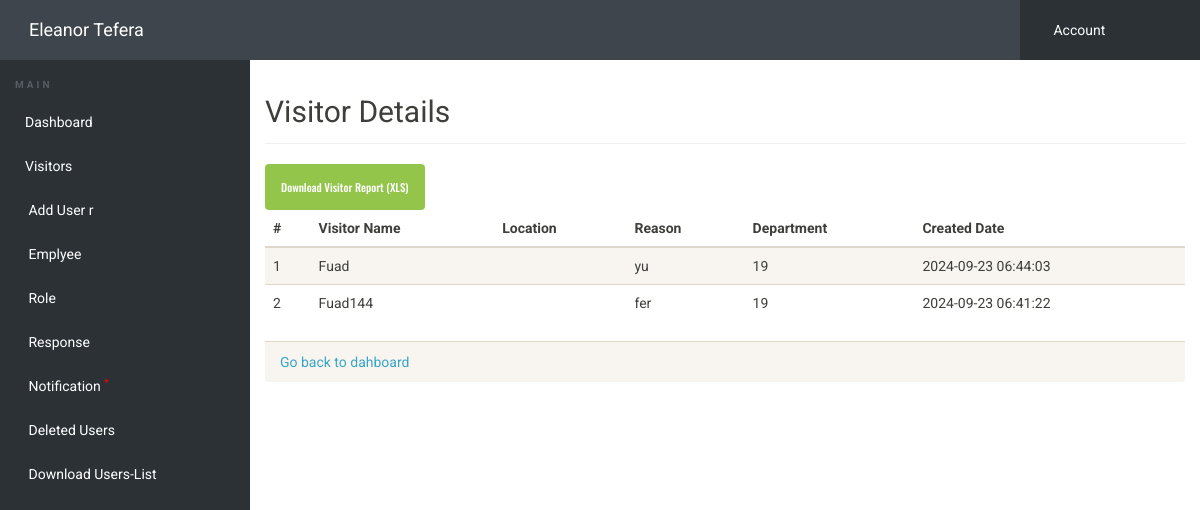
The page /admin/visitordetails.php (signed in) on the database its author committed.
### tables this page shows
CREATE TABLE `visitors` (
  `id` int(11) NOT NULL,
  `visitor_name` varchar(255) NOT NULL,
  `gender` enum('Male','Female','Other') NOT NULL,
  `phone_no` varchar(15) NOT NULL,
  `address` text NOT NULL,
  `department` int(11) NOT NULL,
  `reason` text NOT NULL,
  `file` varchar(255) DEFAULT NULL,
  `created_at` timestamp NOT NULL DEFAULT current_timestamp(),
  `status` enum('Pending','Done','Make Appointment') NOT NULL DEFAULT 'Pending'
);

### admin/visitordetails.php (the view, shortened to what this page needs)
<?php
include('includes/config.php');
if(strlen($_SESSION['alogin']) == 0) {
    header('location:index.php');
} else {
?>
<!doctype html>
<html lang="en" class="no-js">
<head>
    <link rel="stylesheet" href="css/bootstrap.min.css">
    <link rel="stylesheet" href="css/style.css">
</head>
<body>
<?php include('includes/header.php'); ?>
    <div class="ts-main-content">
        <?php include('includes/leftbar.php'); ?>
        <div class="content-wrapper">
            <div class="container-fluid">
                <h2 class="page-title">Visitor Details</h2>
                <a href="visitor_report.php" class="btn btn-success">Download Visitor Report (XLS)</a>
                <table class="table table-striped">
                    <thead>
                        <tr>
                            <th>#</th>
                            <th>Visitor Name</th>
                            <th>Location</th>
                            <th>Reason</th>
                            <th>Department</th>
                            <th>Created Date</th>
                        </tr>
                    </thead>
                    <tbody>
                        <?php
                        $sql = "SELECT * FROM visitors ORDER BY created_at DESC";
                        $query = $dbh->prepare($sql);
                        $query->execute();
                        $results = $query->fetchAll(PDO::FETCH_OBJ);
                        $cnt = 1;
                        foreach ($results as $result) {
                        ?>
                            <tr>
                                <td><?php echo htmlentities($cnt); ?></td>
                                <td><?php echo htmlentities($result->visitor_name); ?></td>
                                <td><?php echo htmlentities($result->location); ?></td>
                                <td><?php echo htmlentities($result->reason); ?></td>
                                <td><?php echo htmlentities($result->department); ?></td>
                                <td><?php echo htmlentities($result->created_at); ?></td>
                            </tr>
                        <?php $cnt++; } ?>
                    </tbody>
                </table>
                <a href="admin_dashboard.php" class="block-anchor panel-footer">Go back to dahboard <i class="fa fa-arrow-left"></i></a>
            </div>
        </div>
    </div>
</body>
</html>
<?php } ?>

### admin/css/style.css (style rules this page uses)
html { font-size: 14px; }
@media only screen and (min-width: 480px) { html { font-size: 17px; } }
@media only screen and (min-width: 768px) { html { font-size: 14px; } }
body { font-size: 1em; }
a { color: #37a6c4; }
.btn { font-family: 'Oswald', sans-serif; }
.block-anchor { display: block; }
.btn { text-transform: none; }
.page-title { padding-bottom: 15px; margin-bottom: 20px; border-bottom: 1px solid #f0f0f0; }
.ts-main-content .content-wrapper { padding-top: 15px; margin-top: 60px; }
@media only screen and (min-width: 992px) { .ts-main-content .content-wrapper { margin-left: 250px; } }

### rows shown on the page
visitors: visitor_name "Fuad", reason "yu", department "19", created_at "2024-09-23 06:44:03"
visitors: visitor_name "Fuad144", reason "fer", department "19", created_at "2024-09-23 06:41:22"
